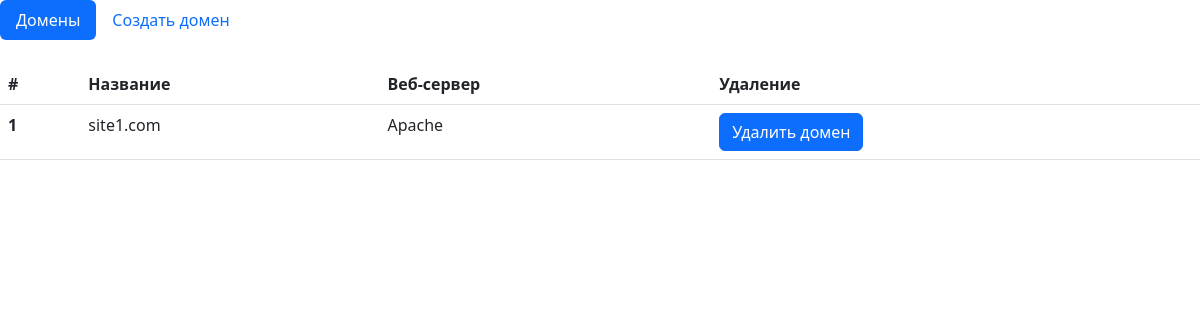
Before: / with the older database file.
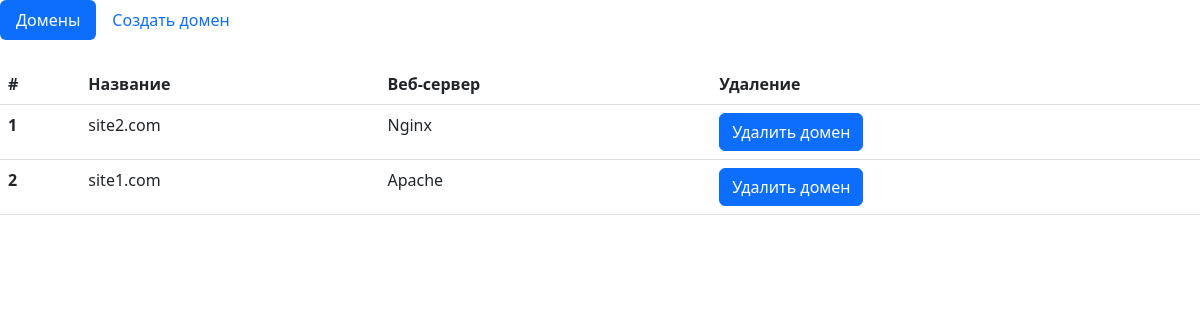
After: the same page with the newer database file.
### core/models.py (models this page shows, shortened)
class Domen(models.Model):
    WEBSERVER= (
        (1,"Apache"),
        (2, "Nginx")
    )
    name = models.CharField(max_length= 200, verbose_name='Название хоста')
    webserver = models.IntegerField(choices=WEBSERVER, verbose_name='Веб-сервер')

### core/views.py (the view, shortened to what this page needs)
# urls.py: path('', MainPageView.as_view(), name='home'),
class MainPageView(CreateView):
    model = Domen
    template_name="index.html"
    form_class = DomenForm
    success_url = reverse_lazy("home")
    def get_context_data(self, **kwargs):
        kwargs['list_domens'] = Domen.objects.all().order_by('-id')
        return super().get_context_data(**kwargs)

### core/templates/index.html (shortened to what this page needs)
<!doctype html>
<html lang="en">
  <head>
    <link href="https://cdn.jsdelivr.net/npm/bootstrap@5.2.2/dist/css/bootstrap.min.css" rel="stylesheet">
  </head>
  <body>
    <ul class="nav nav-pills">
        <li class="nav-item">
            <a class="nav-link active" href="/">Домены</a>
        </li>
        <li class="nav-item">
            <a class="nav-link" data-bs-toggle="modal" data-bs-target="#exampleModal" href="#">Создать домен</a>
        </li>
      </ul>
      <table class="table mt-4">
        <thead>
          <tr>
            <th scope="col">#</th>
            <th scope="col">Название</th>
            <th scope="col">Веб-сервер</th>
            <th scope="col">Удаление</th>
          </tr>
        </thead>
        <tbody>
          {% for item in list_domens %}
          <tr>
            <th scope="row">{{forloop.counter}}</th>
            <td>{{item.name}}</td>
            <td>{{item.get_webserver_display}}</td>
            <td>
              <form method="post" action="{% url 'delete_domen' item.id %}">
                <button type="submit" class="btn btn-primary">Удалить домен</button>
              </form>
              </td>
          </tr>
          {% endfor %}
        </tbody>
      </table>
  </body>
</html>

Changed rows visible on the page:
added Domen: name "site2.com", webserver "Nginx"
